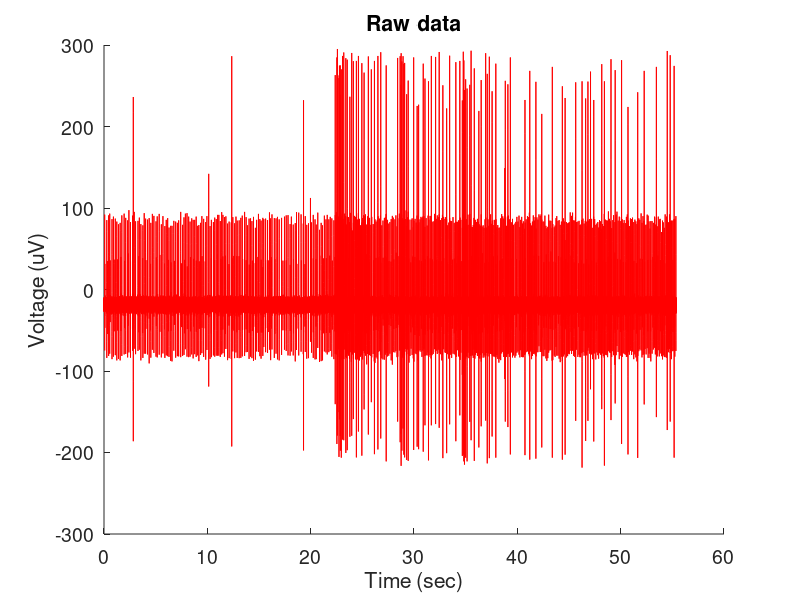

This chart was generated by the following MATLAB code: (Note: this script raises an error after producing the figure.)
clear                                                                      %%%% It will clear all the variables from the workspace
clc                                                                        %%%% It will clear all the texts from command window
close all                                                                  %%%% It will close all the previous figures

addpath('/Volumes/GoogleDrive/My Drive/Grad_School_Year_3/Sandeep_github_matlab_bootcamp/pni-summer-matlab-2021/Week_5');%%%% path where this MATLAB code file is present
cd('/Volumes/GoogleDrive/My Drive/Grad_School_Year_3/Sandeep_github_matlab_bootcamp/pni-summer-matlab-2021/Week_5');     %%%% path where the data file from LABCHART is present

%%%%%%%%%%%%%%%%%%%%%% Loading the data file %%%%%%%%%%%%%%%%%%%%%%%%%%%%%%
load('nerve_voltage.mat');                       %%%% Load the data file 
data=nerve_voltage;                              
% data(:,2)=-1*data(:,2);
%%%%%%%%%%%%%%%%%%%%%%%% Plotting raw data %%%%%%%%%%%%%%%%%%%%%%%%%%%%%%%%
figure; 
plot(data(:,1),data(:,2),'-r')                                     %%%% Plotting Raw data
xlabel('Time (sec)','fontsize',14);                                  %%%% Writing x label. The fontsize of the label is also mentioned.
ylabel('Voltage (uV)','fontsize',14);                               %%%% writing y label
title('Raw data');                                                         %%%% Writing the title of the plot
box off;                                                                    %%%% Box off does not make a square around the figure
set(gca,'fontsize',14)                                                     %%%% This will set the font size of tick labels to be 14
%%
%%%%%%%%%%%%%%%% Determining peaks based on threshold %%%%%%%%%%%%%%%%%%%%
[pks,locs,widths] = findpeaks(data(:,2),'MinPeakHeight',20,'MinPeakDistance',40); %%%% Peak threshold, and minimum inter peak distance
figure; 
plot(data(:,1),data(:,2),'m', 'linewidth',1)  
hold on
plot(data(locs),pks,'ob')%%%% Highlighting peaks above threshold
xlabel('Time (sec)','fontsize',14); 
ylabel('Voltage (uV)','fontsize',14);
title('Peaks above threshold');
box off;
set(gca,'fontsize',14)
%%
%%%%%%%%%%%%%%% Plotting histogram of peak height %%%%%%%%%%%%%%%%%%%%%%%%
figure;
peaks_hist = histogram(pks);                                            %%%% pks has all the amplitude information of the AP peaks
peaks_hist.BinWidth = 10;                                                %%%% Binwidth is the width of each histogram bin
xlabel('Amplitude of AP (uV)','fontsize',14);
ylabel('Number of occurences','fontsize',14)                             
title('Histogram of AP amplitude','fontsize',14);
box off; 
set(gca,'fontsize',14)
%%
%%%%%%%%%%%%%%% Plotting histogram of peak widths %%%%%%%%%%%%%%%%%%%%%%%%%
figure;                                                   
width_hist = histogram(widths);                                         %%%% widths has all the width information of the AP peaks
width_hist.BinWidth = 0.05;                                              
xlabel('Width of AP (ms)','fontsize',14);
ylabel('Number of occurences','fontsize',14)                             
title('Histogram of AP width','fontsize',14);
box off; 
set(gca,'fontsize',18)

%% 
figure
plot(widths,pks,'ob')
xlabel('Width of AP (ms)','fontsize',14);
ylabel('Amplitude of AP (uV)','fontsize',14)                             
title('width vs amplitude of spikes','fontsize',14);
% box off; 
set(gca,'fontsize',18)
% ylim([0 250])
% xlim([1 5])

%% using k-means algorithm
idx = kmeans(pks,3);
figure; 
plot(data(:,1),data(:,2),'r', 'linewidth',1)  
hold on
plot(data(locs(idx==1)),pks(idx==1),'ob')%%%% Highlighting peaks above threshold
hold on
plot(data(locs(idx==2)),pks(idx==2),'og')%%%% Highlighting peaks above threshold
hold on
plot(data(locs(idx==3)),pks(idx==3),'ok')%%%% Highlighting peaks above threshold
% hold on
% plot(data(locs(idx==4)),pks(idx==4),'om')%%%% Highlighting peaks above threshold
% hold on
% plot(data(locs(idx==5)),pks(idx==5),'oc')%%%% Highlighting peaks above threshold

%%
for i=1:10
    [idx,C,sumd_i] = kmeans(pks,i);
    mean_sumd_i(i)=mean(sumd_i);
end

figure;
plot(mean_sumd_i,'-or','LineWidth',2)
xlabel('number of clusters')
